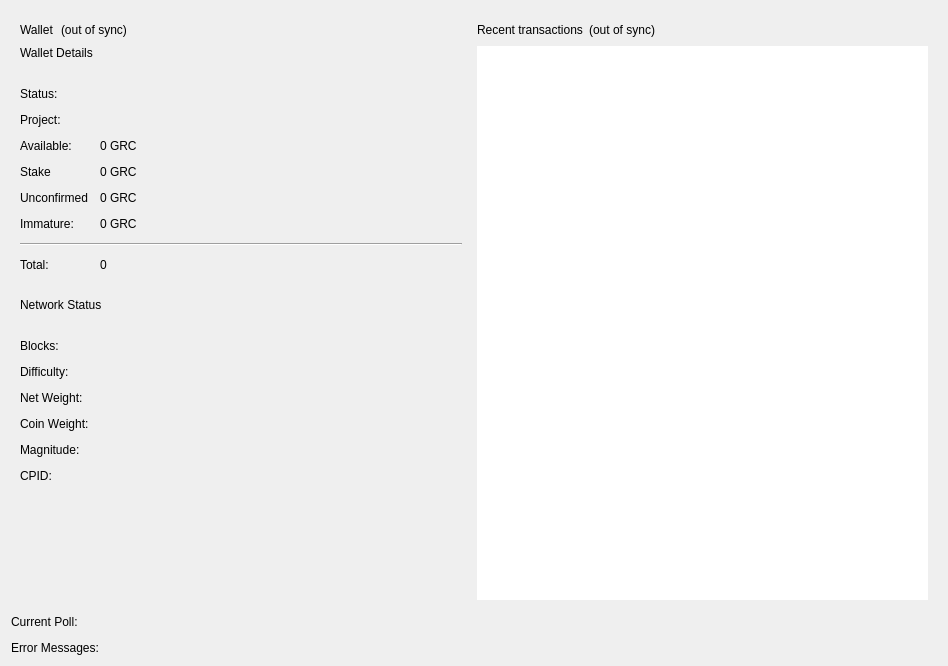
<?xml version="1.0" encoding="UTF-8"?>
<ui version="4.0">
 <class>OverviewPage</class>
 <widget class="QWidget" name="OverviewPage">
  <property name="geometry">
   <rect>
    <x>0</x>
    <y>0</y>
    <width>948</width>
    <height>666</height>
   </rect>
  </property>
  <property name="sizePolicy">
   <sizepolicy hsizetype="Preferred" vsizetype="Preferred">
    <horstretch>0</horstretch>
    <verstretch>0</verstretch>
   </sizepolicy>
  </property>
  <property name="minimumSize">
   <size>
    <width>0</width>
    <height>0</height>
   </size>
  </property>
  <property name="maximumSize">
   <size>
    <width>16777215</width>
    <height>16777215</height>
   </size>
  </property>
  <property name="windowTitle">
   <string>Form</string>
  </property>
  <layout class="QVBoxLayout" name="verticalLayout_5">
   <item>
    <layout class="QHBoxLayout" name="horizontalLayout">
     <item>
      <layout class="QVBoxLayout" name="verticalLayout_2">
       <property name="spacing">
        <number>6</number>
       </property>
       <item>
        <widget class="QFrame" name="frame">
         <property name="sizePolicy">
          <sizepolicy hsizetype="Preferred" vsizetype="Preferred">
           <horstretch>0</horstretch>
           <verstretch>0</verstretch>
          </sizepolicy>
         </property>
         <property name="minimumSize">
          <size>
           <width>0</width>
           <height>0</height>
          </size>
         </property>
         <property name="maximumSize">
          <size>
           <width>16777215</width>
           <height>16777215</height>
          </size>
         </property>
         <layout class="QVBoxLayout" name="verticalLayout_10">
          <item>
           <layout class="QHBoxLayout" name="horizontalLayout_4">
            <property name="spacing">
             <number>7</number>
            </property>
            <item>
             <widget class="QLabel" name="labelOverviewWallet">
              <property name="text">
               <string>Wallet</string>
              </property>
              <property name="textFormat">
               <enum>Qt::PlainText</enum>
              </property>
             </widget>
            </item>
            <item>
             <widget class="QLabel" name="labelWalletStatus">
              <property name="toolTip">
               <string>The displayed information may be out of date. Your wallet automatically synchronizes with the Gridcoin network after a connection is established, but this process has not completed yet.</string>
              </property>
              <property name="text">
               <string notr="true">(out of sync)</string>
              </property>
              <property name="alignment">
               <set>Qt::AlignLeading|Qt::AlignLeft|Qt::AlignVCenter</set>
              </property>
             </widget>
            </item>
            <item>
             <spacer name="horizontalSpacer_2">
              <property name="orientation">
               <enum>Qt::Horizontal</enum>
              </property>
              <property name="sizeHint" stdset="0">
               <size>
                <width>40</width>
                <height>20</height>
               </size>
              </property>
             </spacer>
            </item>
           </layout>
          </item>
          <item>
           <layout class="QFormLayout" name="formLayout_2">
            <property name="fieldGrowthPolicy">
             <enum>QFormLayout::AllNonFixedFieldsGrow</enum>
            </property>
            <property name="horizontalSpacing">
             <number>12</number>
            </property>
            <property name="verticalSpacing">
             <number>12</number>
            </property>
            <item row="5" column="0">
             <widget class="QLabel" name="labelAvailable">
              <property name="text">
               <string>Available:</string>
              </property>
             </widget>
            </item>
            <item row="5" column="1">
             <widget class="QLabel" name="labelBalance">
              <property name="cursor">
               <cursorShape>IBeamCursor</cursorShape>
              </property>
              <property name="toolTip">
               <string>Your current spendable balance</string>
              </property>
              <property name="text">
               <string notr="true">0 GRC</string>
              </property>
              <property name="textInteractionFlags">
               <set>Qt::LinksAccessibleByMouse|Qt::TextSelectableByKeyboard|Qt::TextSelectableByMouse</set>
              </property>
             </widget>
            </item>
            <item row="6" column="0">
             <widget class="QLabel" name="label_10">
              <property name="text">
               <string>Stake</string>
              </property>
             </widget>
            </item>
            <item row="6" column="1">
             <widget class="QLabel" name="labelStake">
              <property name="cursor">
               <cursorShape>IBeamCursor</cursorShape>
              </property>
              <property name="toolTip">
               <string>Total number of coins that are staking, and do not yet count toward the current balance</string>
              </property>
              <property name="text">
               <string notr="true">0 GRC</string>
              </property>
              <property name="textInteractionFlags">
               <set>Qt::LinksAccessibleByMouse|Qt::TextSelectableByKeyboard|Qt::TextSelectableByMouse</set>
              </property>
             </widget>
            </item>
            <item row="7" column="0">
             <widget class="QLabel" name="label_3">
              <property name="text">
               <string>Unconfirmed</string>
              </property>
             </widget>
            </item>
            <item row="7" column="1">
             <widget class="QLabel" name="labelUnconfirmed">
              <property name="cursor">
               <cursorShape>IBeamCursor</cursorShape>
              </property>
              <property name="toolTip">
               <string>Total of transactions that have yet to be confirmed, and do not yet count toward the current balance</string>
              </property>
              <property name="text">
               <string notr="true">0 GRC</string>
              </property>
              <property name="textInteractionFlags">
               <set>Qt::LinksAccessibleByMouse|Qt::TextSelectableByKeyboard|Qt::TextSelectableByMouse</set>
              </property>
             </widget>
            </item>
            <item row="8" column="0">
             <widget class="QLabel" name="labelImmatureText">
              <property name="text">
               <string>Immature:</string>
              </property>
             </widget>
            </item>
            <item row="8" column="1">
             <widget class="QLabel" name="labelImmature">
              <property name="toolTip">
               <string>Total mined coins that have not yet matured.</string>
              </property>
              <property name="text">
               <string notr="true">0 GRC</string>
              </property>
              <property name="textInteractionFlags">
               <set>Qt::LinksAccessibleByMouse|Qt::TextSelectableByKeyboard|Qt::TextSelectableByMouse</set>
              </property>
             </widget>
            </item>
            <item row="9" column="0" colspan="2">
             <widget class="Line" name="line">
              <property name="sizePolicy">
               <sizepolicy hsizetype="MinimumExpanding" vsizetype="Fixed">
                <horstretch>0</horstretch>
                <verstretch>0</verstretch>
               </sizepolicy>
              </property>
              <property name="maximumSize">
               <size>
                <width>16777215</width>
                <height>16777215</height>
               </size>
              </property>
              <property name="orientation">
               <enum>Qt::Horizontal</enum>
              </property>
             </widget>
            </item>
            <item row="10" column="0">
             <widget class="QLabel" name="labelTotalBalance">
              <property name="text">
               <string>Total:</string>
              </property>
             </widget>
            </item>
            <item row="10" column="1">
             <widget class="QLabel" name="labelTotal">
              <property name="toolTip">
               <string>Your current total balance</string>
              </property>
              <property name="text">
               <string notr="true">0</string>
              </property>
              <property name="textInteractionFlags">
               <set>Qt::LinksAccessibleByMouse|Qt::TextSelectableByKeyboard|Qt::TextSelectableByMouse</set>
              </property>
             </widget>
            </item>
            <item row="0" column="0" colspan="2">
             <widget class="QLabel" name="labelTitelDetails">
              <property name="text">
               <string>Wallet Details</string>
              </property>
             </widget>
            </item>
            <item row="2" column="0">
             <widget class="Line" name="lineTitleDetails">
              <property name="sizePolicy">
               <sizepolicy hsizetype="MinimumExpanding" vsizetype="Fixed">
                <horstretch>0</horstretch>
                <verstretch>0</verstretch>
               </sizepolicy>
              </property>
              <property name="orientation">
               <enum>Qt::Horizontal</enum>
              </property>
             </widget>
            </item>
            <item row="3" column="0">
             <widget class="QLabel" name="label_16">
              <property name="text">
               <string>Status:</string>
              </property>
             </widget>
            </item>
            <item row="3" column="1">
             <widget class="QLabel" name="labelStatus">
              <property name="text">
               <string notr="true"/>
              </property>
              <property name="textInteractionFlags">
               <set>Qt::LinksAccessibleByMouse|Qt::TextSelectableByKeyboard|Qt::TextSelectableByMouse</set>
              </property>
             </widget>
            </item>
            <item row="4" column="0">
             <widget class="QLabel" name="label_14">
              <property name="text">
               <string>Project:</string>
              </property>
             </widget>
            </item>
            <item row="4" column="1">
             <widget class="QLabel" name="labelProject">
              <property name="text">
               <string notr="true"/>
              </property>
              <property name="textInteractionFlags">
               <set>Qt::LinksAccessibleByMouse|Qt::TextSelectableByKeyboard|Qt::TextSelectableByMouse</set>
              </property>
             </widget>
            </item>
           </layout>
          </item>
          <item>
           <spacer name="verticalSpacer">
            <property name="orientation">
             <enum>Qt::Vertical</enum>
            </property>
            <property name="sizeType">
             <enum>QSizePolicy::Fixed</enum>
            </property>
            <property name="sizeHint" stdset="0">
             <size>
              <width>20</width>
              <height>20</height>
             </size>
            </property>
           </spacer>
          </item>
          <item>
           <layout class="QFormLayout" name="formLayout">
            <property name="fieldGrowthPolicy">
             <enum>QFormLayout::AllNonFixedFieldsGrow</enum>
            </property>
            <property name="horizontalSpacing">
             <number>12</number>
            </property>
            <property name="verticalSpacing">
             <number>12</number>
            </property>
            <item row="2" column="0">
             <widget class="QLabel" name="label_2">
              <property name="text">
               <string>Blocks:</string>
              </property>
             </widget>
            </item>
            <item row="2" column="1">
             <widget class="QLabel" name="labelBlocks">
              <property name="text">
               <string notr="true"/>
              </property>
              <property name="textInteractionFlags">
               <set>Qt::LinksAccessibleByMouse|Qt::TextSelectableByKeyboard|Qt::TextSelectableByMouse</set>
              </property>
             </widget>
            </item>
            <item row="3" column="0">
             <widget class="QLabel" name="label_8">
              <property name="text">
               <string>Difficulty:</string>
              </property>
             </widget>
            </item>
            <item row="3" column="1">
             <widget class="QLabel" name="labelDifficulty">
              <property name="text">
               <string notr="true"/>
              </property>
              <property name="textInteractionFlags">
               <set>Qt::LinksAccessibleByMouse|Qt::TextSelectableByKeyboard|Qt::TextSelectableByMouse</set>
              </property>
             </widget>
            </item>
            <item row="4" column="0">
             <widget class="QLabel" name="label_11">
              <property name="text">
               <string>Net Weight:</string>
              </property>
             </widget>
            </item>
            <item row="4" column="1">
             <widget class="QLabel" name="labelNetWeight">
              <property name="text">
               <string notr="true"/>
              </property>
              <property name="textInteractionFlags">
               <set>Qt::LinksAccessibleByMouse|Qt::TextSelectableByKeyboard|Qt::TextSelectableByMouse</set>
              </property>
             </widget>
            </item>
            <item row="5" column="0">
             <widget class="QLabel" name="label_7">
              <property name="text">
               <string>Coin Weight:</string>
              </property>
             </widget>
            </item>
            <item row="5" column="1">
             <widget class="QLabel" name="labelCoinWeight">
              <property name="text">
               <string notr="true"/>
              </property>
              <property name="textInteractionFlags">
               <set>Qt::LinksAccessibleByMouse|Qt::TextSelectableByKeyboard|Qt::TextSelectableByMouse</set>
              </property>
             </widget>
            </item>
            <item row="6" column="0">
             <widget class="QLabel" name="label_13">
              <property name="text">
               <string>Magnitude:</string>
              </property>
             </widget>
            </item>
            <item row="6" column="1">
             <widget class="QLabel" name="labelMagnitude">
              <property name="text">
               <string notr="true"/>
              </property>
              <property name="textInteractionFlags">
               <set>Qt::LinksAccessibleByMouse|Qt::TextSelectableByKeyboard|Qt::TextSelectableByMouse</set>
              </property>
             </widget>
            </item>
            <item row="8" column="0">
             <widget class="QLabel" name="label_15">
              <property name="text">
               <string>CPID:</string>
              </property>
             </widget>
            </item>
            <item row="8" column="1">
             <widget class="QLabel" name="labelCpid">
              <property name="text">
               <string notr="true"/>
              </property>
              <property name="textInteractionFlags">
               <set>Qt::LinksAccessibleByMouse|Qt::TextSelectableByKeyboard|Qt::TextSelectableByMouse</set>
              </property>
             </widget>
            </item>
            <item row="0" column="0">
             <widget class="QLabel" name="label">
              <property name="text">
               <string>Network Status</string>
              </property>
             </widget>
            </item>
            <item row="1" column="0">
             <widget class="Line" name="line_2">
              <property name="sizePolicy">
               <sizepolicy hsizetype="MinimumExpanding" vsizetype="Fixed">
                <horstretch>0</horstretch>
                <verstretch>0</verstretch>
               </sizepolicy>
              </property>
              <property name="orientation">
               <enum>Qt::Horizontal</enum>
              </property>
             </widget>
            </item>
           </layout>
          </item>
         </layout>
        </widget>
       </item>
       <item>
        <spacer name="verticalSpacer_3">
         <property name="orientation">
          <enum>Qt::Vertical</enum>
         </property>
         <property name="sizeType">
          <enum>QSizePolicy::MinimumExpanding</enum>
         </property>
         <property name="sizeHint" stdset="0">
          <size>
           <width>20</width>
           <height>10</height>
          </size>
         </property>
        </spacer>
       </item>
      </layout>
     </item>
     <item>
      <layout class="QVBoxLayout" name="verticalLayout_3">
       <property name="spacing">
        <number>6</number>
       </property>
       <item>
        <widget class="QFrame" name="frame_2">
         <property name="sizePolicy">
          <sizepolicy hsizetype="Preferred" vsizetype="Preferred">
           <horstretch>0</horstretch>
           <verstretch>0</verstretch>
          </sizepolicy>
         </property>
         <property name="minimumSize">
          <size>
           <width>0</width>
           <height>0</height>
          </size>
         </property>
         <layout class="QVBoxLayout" name="verticalLayout_12">
          <property name="leftMargin">
           <number>0</number>
          </property>
          <item>
           <layout class="QHBoxLayout" name="horizontalLayout_3">
            <item>
             <widget class="QLabel" name="labelRecentTrans">
              <property name="sizePolicy">
               <sizepolicy hsizetype="Preferred" vsizetype="Preferred">
                <horstretch>0</horstretch>
                <verstretch>0</verstretch>
               </sizepolicy>
              </property>
              <property name="minimumSize">
               <size>
                <width>0</width>
                <height>0</height>
               </size>
              </property>
              <property name="text">
               <string>Recent transactions</string>
              </property>
             </widget>
            </item>
            <item>
             <widget class="QLabel" name="labelTransactionsStatus">
              <property name="sizePolicy">
               <sizepolicy hsizetype="Preferred" vsizetype="Preferred">
                <horstretch>0</horstretch>
                <verstretch>0</verstretch>
               </sizepolicy>
              </property>
              <property name="minimumSize">
               <size>
                <width>0</width>
                <height>0</height>
               </size>
              </property>
              <property name="toolTip">
               <string>The displayed information may be out of date. Your wallet automatically synchronizes with the Gridcoin network after a connection is established, but this process has not completed yet.</string>
              </property>
              <property name="text">
               <string notr="true">(out of sync)</string>
              </property>
              <property name="alignment">
               <set>Qt::AlignRight|Qt::AlignTrailing|Qt::AlignVCenter</set>
              </property>
             </widget>
            </item>
            <item>
             <spacer name="horizontalSpacer_4">
              <property name="orientation">
               <enum>Qt::Horizontal</enum>
              </property>
              <property name="sizeType">
               <enum>QSizePolicy::Expanding</enum>
              </property>
              <property name="sizeHint" stdset="0">
               <size>
                <width>40</width>
                <height>20</height>
               </size>
              </property>
             </spacer>
            </item>
           </layout>
          </item>
          <item>
           <widget class="QListView" name="listTransactions">
            <property name="sizePolicy">
             <sizepolicy hsizetype="Expanding" vsizetype="Expanding">
              <horstretch>1</horstretch>
              <verstretch>0</verstretch>
             </sizepolicy>
            </property>
            <property name="minimumSize">
             <size>
              <width>0</width>
              <height>0</height>
             </size>
            </property>
            <property name="frameShape">
             <enum>QFrame::NoFrame</enum>
            </property>
            <property name="verticalScrollBarPolicy">
             <enum>Qt::ScrollBarAlwaysOff</enum>
            </property>
            <property name="horizontalScrollBarPolicy">
             <enum>Qt::ScrollBarAlwaysOff</enum>
            </property>
            <property name="selectionMode">
             <enum>QAbstractItemView::NoSelection</enum>
            </property>
           </widget>
          </item>
         </layout>
        </widget>
       </item>
      </layout>
     </item>
    </layout>
   </item>
   <item>
    <layout class="QFormLayout" name="formLayout_3">
     <property name="fieldGrowthPolicy">
      <enum>QFormLayout::AllNonFixedFieldsGrow</enum>
     </property>
     <property name="horizontalSpacing">
      <number>12</number>
     </property>
     <property name="verticalSpacing">
      <number>12</number>
     </property>
     <item row="0" column="0">
      <widget class="QLabel" name="label_9">
       <property name="text">
        <string>Current Poll:</string>
       </property>
      </widget>
     </item>
     <item row="0" column="1">
      <widget class="ClickLabel" name="labelPoll">
       <property name="text">
        <string notr="true"/>
       </property>
       <property name="textInteractionFlags">
        <set>Qt::LinksAccessibleByMouse|Qt::TextSelectableByKeyboard|Qt::TextSelectableByMouse</set>
       </property>
      </widget>
     </item>
     <item row="1" column="0">
      <widget class="QLabel" name="label_17">
       <property name="text">
        <string>Error Messages:</string>
       </property>
      </widget>
     </item>
     <item row="1" column="1">
      <widget class="QLabel" name="labelErrors">
       <property name="text">
        <string/>
       </property>
       <property name="textInteractionFlags">
        <set>Qt::LinksAccessibleByMouse|Qt::TextSelectableByKeyboard|Qt::TextSelectableByMouse</set>
       </property>
      </widget>
     </item>
    </layout>
   </item>
  </layout>
 </widget>
 <customwidgets>
  <customwidget>
   <class>ClickLabel</class>
   <extends>QLabel</extends>
   <header>clicklabel.h</header>
  </customwidget>
 </customwidgets>
 <resources/>
 <connections/>
</ui>
